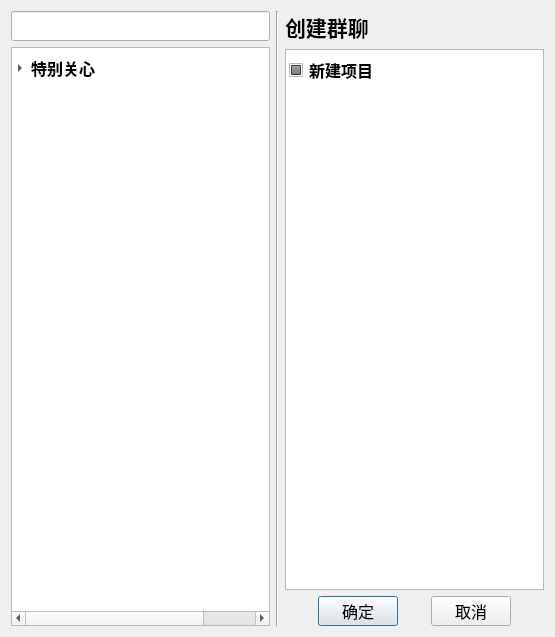
<?xml version="1.0" encoding="UTF-8"?>
<ui version="4.0">
 <class>Dialog</class>
 <widget class="QDialog" name="Dialog">
  <property name="geometry">
   <rect>
    <x>0</x>
    <y>0</y>
    <width>555</width>
    <height>637</height>
   </rect>
  </property>
  <property name="font">
   <font>
    <pointsize>12</pointsize>
    <bold>true</bold>
   </font>
  </property>
  <property name="windowTitle">
   <string>Dialog</string>
  </property>
  <property name="styleSheet">
   <string notr="true">QTreeWidget::item{
	min-height:40px;
	max-height:40px;
}
QListWidget::item{
	min-height:40px;
	max-height:40px;
}</string>
  </property>
  <layout class="QHBoxLayout" name="horizontalLayout_3">
   <item>
    <layout class="QVBoxLayout" name="verticalLayout_2">
     <item>
      <widget class="QLineEdit" name="search_box">
       <property name="minimumSize">
        <size>
         <width>0</width>
         <height>30</height>
        </size>
       </property>
      </widget>
     </item>
     <item>
      <widget class="QTreeWidget" name="choose_friend_list">
       <property name="font">
        <font>
         <pointsize>12</pointsize>
         <bold>true</bold>
        </font>
       </property>
       <property name="iconSize">
        <size>
         <width>30</width>
         <height>30</height>
        </size>
       </property>
       <property name="indentation">
        <number>16</number>
       </property>
       <property name="headerHidden">
        <bool>true</bool>
       </property>
       <attribute name="headerDefaultSectionSize">
        <number>232</number>
       </attribute>
       <column>
        <property name="text">
         <string notr="true">1</string>
        </property>
       </column>
       <column>
        <property name="text">
         <string>数量</string>
        </property>
       </column>
       <item>
        <property name="text">
         <string>特别关心</string>
        </property>
        <item>
         <property name="text">
          <string>新建子项目</string>
         </property>
         <property name="checkState">
          <enum>Unchecked</enum>
         </property>
         <property name="icon">
          <iconset>
           <normaloff>xing.png</normaloff>xing.png</iconset>
         </property>
        </item>
       </item>
      </widget>
     </item>
    </layout>
   </item>
   <item>
    <widget class="Line" name="line">
     <property name="orientation">
      <enum>Qt::Vertical</enum>
     </property>
    </widget>
   </item>
   <item>
    <layout class="QVBoxLayout" name="verticalLayout">
     <item>
      <layout class="QHBoxLayout" name="horizontalLayout">
       <item>
        <widget class="QLabel" name="label">
         <property name="font">
          <font>
           <pointsize>16</pointsize>
           <bold>true</bold>
          </font>
         </property>
         <property name="text">
          <string>创建群聊</string>
         </property>
        </widget>
       </item>
       <item>
        <widget class="QLabel" name="item_number">
         <property name="font">
          <font>
           <pointsize>9</pointsize>
          </font>
         </property>
         <property name="text">
          <string/>
         </property>
         <property name="alignment">
          <set>Qt::AlignmentFlag::AlignRight|Qt::AlignmentFlag::AlignTrailing|Qt::AlignmentFlag::AlignVCenter</set>
         </property>
        </widget>
       </item>
      </layout>
     </item>
     <item>
      <widget class="QListWidget" name="right_friend_list">
       <property name="font">
        <font>
         <pointsize>12</pointsize>
         <bold>true</bold>
        </font>
       </property>
       <property name="iconSize">
        <size>
         <width>30</width>
         <height>30</height>
        </size>
       </property>
       <item>
        <property name="text">
         <string>新建项目</string>
        </property>
        <property name="font">
         <font>
          <pointsize>12</pointsize>
         </font>
        </property>
        <property name="checkState">
         <enum>PartiallyChecked</enum>
        </property>
        <property name="icon">
         <iconset>
          <normaloff>xing.png</normaloff>xing.png</iconset>
        </property>
       </item>
      </widget>
     </item>
     <item>
      <layout class="QHBoxLayout" name="horizontalLayout_2">
       <property name="spacing">
        <number>0</number>
       </property>
       <item>
        <widget class="QPushButton" name="ok_button">
         <property name="maximumSize">
          <size>
           <width>80</width>
           <height>30</height>
          </size>
         </property>
         <property name="font">
          <font>
           <pointsize>12</pointsize>
          </font>
         </property>
         <property name="text">
          <string>确定</string>
         </property>
        </widget>
       </item>
       <item>
        <widget class="QPushButton" name="cancel_button">
         <property name="maximumSize">
          <size>
           <width>80</width>
           <height>30</height>
          </size>
         </property>
         <property name="font">
          <font>
           <pointsize>12</pointsize>
          </font>
         </property>
         <property name="text">
          <string>取消</string>
         </property>
        </widget>
       </item>
      </layout>
     </item>
    </layout>
   </item>
  </layout>
 </widget>
 <resources/>
 <connections/>
</ui>
